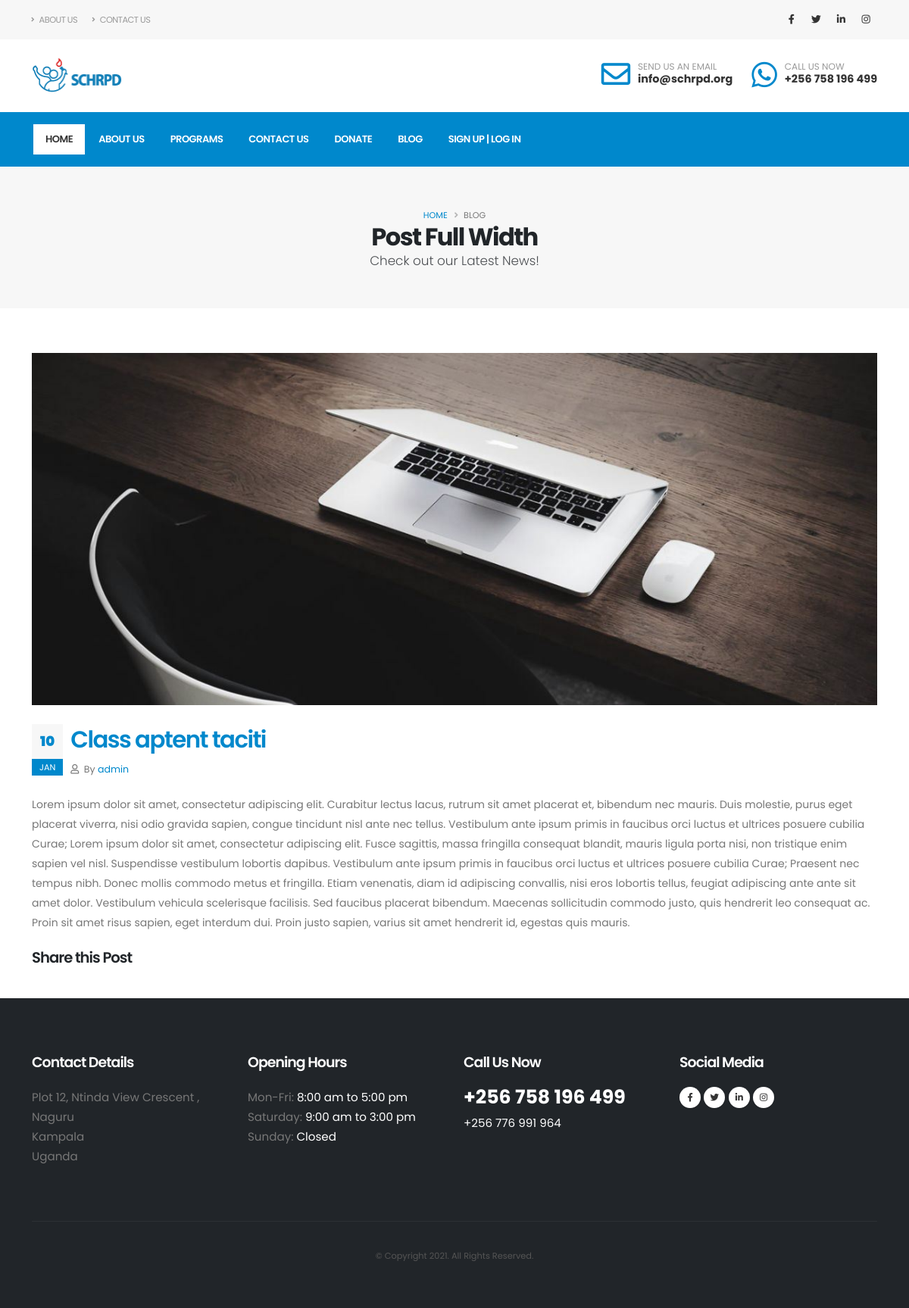
Screenshot of /blogs/1/ with the database file from the repository.
### blog/models.py (models this page shows, shortened)
class BlogPost(models.Model):
    title = models.CharField( max_length=50)
    small_image = models.ImageField( upload_to=None, height_field=None, width_field=None, max_length=None)
    large_image = models.ImageField( upload_to=None, height_field=None, width_field=None, max_length=None)
    text = models.TextField()
    author = models.ForeignKey(CustomUser, on_delete=models.CASCADE)
    publish_date = models.DateField(auto_now_add=True)

### users/models.py (models this page shows, shortened)
class CustomUser(AbstractUser):
    full_names = models.CharField(max_length=350)
    phone = models.IntegerField(null=True, blank=True)
    address = models.CharField(max_length=200)

### blog/views.py (the view)
# urls.py: path('blogs/<int:pk>/', BlogDetail.as_view(), name='blog_detail'),
class BlogDetail(DetailView):
    model = BlogPost
    template_name = 'pages/blog_detail.html'
    context_object_name = 'blog'

### templates/pages/blog_detail.html (shortened to what this page needs)
{% extends 'base.html' %}
{% load widget_tweaks %}
{% load static %}
{% block content %}
<div role="main" class="main">
				<section class="page-header page-header-modern bg-color-light-scale-1 page-header-md">
					<div class="container">
						<div class="row">
							<div class="col-md-12 align-self-center p-static order-2 text-center">
								<h1 class="text-dark font-weight-bold text-8">Post Full Width</h1>
								<span class="sub-title text-dark">Check out our Latest News!</span>
							</div>
							<div class="col-md-12 align-self-center order-1">
								<ul class="breadcrumb d-block text-center">
									<li><a href="#">Home</a></li>
									<li class="active">Blog</li>
								</ul>
							</div>
						</div>
					</div>
				</section>
				<div class="container py-4">
					<div class="row">
						<div class="col">
							<div class="blog-posts single-post">
								<article class="post post-large blog-single-post border-0 m-0 p-0">
                                    <div class="post-image ms-0">
										<a href="#">
											<img src="{{ blog.large_image.url }}" class="img-fluid img-thumbnail img-thumbnail-no-borders rounded-0" alt="" />
										</a>
									</div>
									<div class="post-date ms-0">
										<span class="day">10</span>
										<span class="month">Jan</span>
									</div>
									<div class="post-content ms-0">
										<h2 class="font-weight-semi-bold"><a href="blog-post.html">{{ blog.title }}</a></h2>
										<div class="post-meta">
											<span><i class="far fa-user"></i> By <a href="#">{{ blog.author.username }}</a> </span>
										</div>
										<p>{{ blog.text }}</p>
											<h4 class="mb-3">Share this Post</h4>
										</div>
                                    </div>
                            </div>
                        </div>
                    </div>
                </div>
</div>
{% endblock content %}

### static/css/theme-blog.css (style rules this page uses)
.blog-posts:not(.blog-posts-no-margins) article { border-bottom:1px solid rgba(0,0,0,.06);margin-bottom:50px;padding-bottom:20px }
article.post h2 a { text-decoration:none }
article.post .post-meta { font-size:.9em;margin-bottom:7px }
article.post .post-meta>span { display:inline-block;padding-right:8px }
article.post .post-meta i { margin-right:3px }
article.post .post-date { float:left;margin-right:10px;text-align:center }
article.post .post-date .month { display:block;background:#ccc;border-radius:0 0 2px 2px;color:#fff;font-size:.8em;line-height:1.8;padding:1px 10px;text-transform:uppercase }
article.post .post-date .day { background:#f7f7f7;border-radius:2px 2px 0 0;color:#ccc;display:block;font-size:18px;font-weight:900;padding:10px }
article.post-large { margin-left:60px }
article.post-large h2 { margin-bottom:5px }
article.post-large .post-image,article.post-large .post-date { margin-left:-60px }
article.post-large .post-image { margin-bottom:25px }
.single-post article { border-bottom:0;margin-bottom:0 }
article.blog-single-post .post-meta { margin-bottom:20px }

### rows the page displays
BlogPost: large_image (picture), title "Class aptent taciti", author.username "admin", text "Lorem ipsum dolor sit amet, consectetur adipiscing elit. Curabitur lectus lacus, rutrum sit amet placerat et, bibendum nec mauris. Duis molestie, purus eget placerat viverra, nisi odio gravida sapien, congue tincidunt nisl ante nec tellus. Vestibulum ante ipsum primis in faucibus orci luctus et ultrices posuere cubilia Curae; Lorem ipsum dolor sit amet, consectetur adipiscing elit. Fusce sagittis, massa fringilla consequat blandit, mauris ligula porta nisi, non tristique enim sapien vel nisl. Suspendisse vestibulum lobortis dapibus. Vestibulum ante ipsum primis in faucibus orci luctus et ultrices posuere cubilia Curae; Praesent nec tempus nibh. Donec mollis commodo metus et fringilla. Etiam…"
